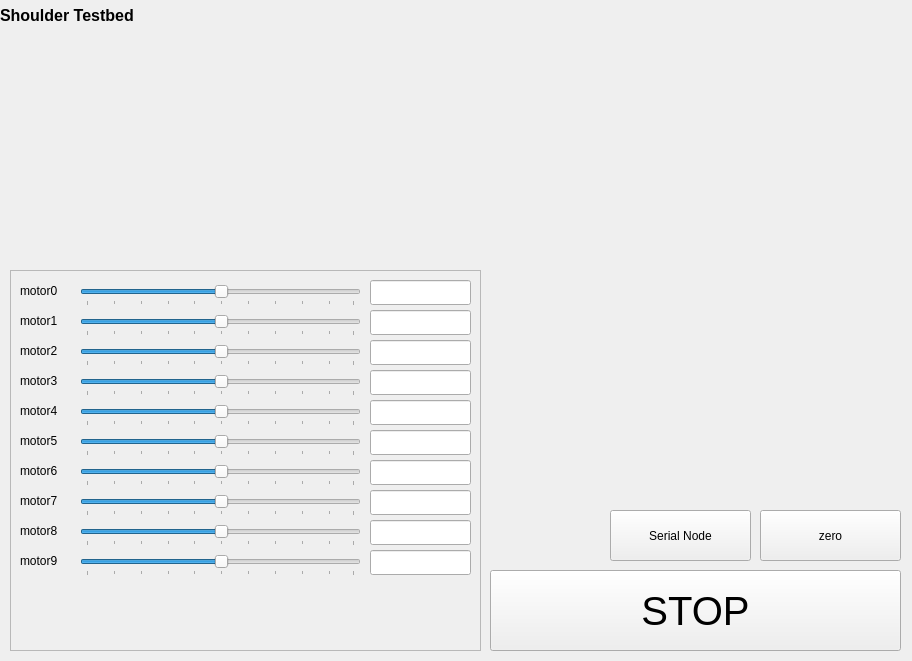
<?xml version="1.0" encoding="UTF-8"?>
<ui version="4.0">
 <class>ShoulderTestbed</class>
 <widget class="QWidget" name="ShoulderTestbed">
  <property name="geometry">
   <rect>
    <x>0</x>
    <y>0</y>
    <width>912</width>
    <height>661</height>
   </rect>
  </property>
  <property name="windowTitle">
   <string>Form</string>
  </property>
  <widget class="QCustomPlot" name="position_plot" native="true">
   <property name="geometry">
    <rect>
     <x>20</x>
     <y>30</y>
     <width>221</width>
     <height>231</height>
    </rect>
   </property>
  </widget>
  <widget class="QCustomPlot" name="velocity_plot" native="true">
   <property name="geometry">
    <rect>
     <x>240</x>
     <y>30</y>
     <width>221</width>
     <height>231</height>
    </rect>
   </property>
  </widget>
  <widget class="QCustomPlot" name="displacement_plot" native="true">
   <property name="geometry">
    <rect>
     <x>460</x>
     <y>30</y>
     <width>221</width>
     <height>231</height>
    </rect>
   </property>
  </widget>
  <widget class="QCustomPlot" name="pwm_plot" native="true">
   <property name="geometry">
    <rect>
     <x>680</x>
     <y>30</y>
     <width>221</width>
     <height>231</height>
    </rect>
   </property>
  </widget>
  <widget class="QLabel" name="label_2">
   <property name="geometry">
    <rect>
     <x>0</x>
     <y>0</y>
     <width>171</width>
     <height>31</height>
    </rect>
   </property>
   <property name="font">
    <font>
     <pointsize>12</pointsize>
     <weight>75</weight>
     <italic>false</italic>
     <bold>true</bold>
    </font>
   </property>
   <property name="text">
    <string>Shoulder Testbed</string>
   </property>
  </widget>
  <widget class="QPushButton" name="stop">
   <property name="geometry">
    <rect>
     <x>490</x>
     <y>570</y>
     <width>411</width>
     <height>81</height>
    </rect>
   </property>
   <property name="font">
    <font>
     <pointsize>30</pointsize>
    </font>
   </property>
   <property name="text">
    <string>STOP</string>
   </property>
   <property name="checkable">
    <bool>true</bool>
   </property>
  </widget>
  <widget class="QPushButton" name="serial_node">
   <property name="enabled">
    <bool>true</bool>
   </property>
   <property name="geometry">
    <rect>
     <x>610</x>
     <y>510</y>
     <width>141</width>
     <height>51</height>
    </rect>
   </property>
   <property name="text">
    <string>Serial Node</string>
   </property>
  </widget>
  <widget class="QPushButton" name="zero">
   <property name="enabled">
    <bool>true</bool>
   </property>
   <property name="geometry">
    <rect>
     <x>760</x>
     <y>510</y>
     <width>141</width>
     <height>51</height>
    </rect>
   </property>
   <property name="text">
    <string>zero</string>
   </property>
  </widget>
  <widget class="QCustomPlot" name="magnetic_plot" native="true">
   <property name="geometry">
    <rect>
     <x>680</x>
     <y>260</y>
     <width>221</width>
     <height>231</height>
    </rect>
   </property>
  </widget>
  <widget class="QFrame" name="motor_control">
   <property name="geometry">
    <rect>
     <x>10</x>
     <y>270</y>
     <width>471</width>
     <height>381</height>
    </rect>
   </property>
   <property name="frameShape">
    <enum>QFrame::StyledPanel</enum>
   </property>
   <property name="frameShadow">
    <enum>QFrame::Raised</enum>
   </property>
   <widget class="QLabel" name="label">
    <property name="geometry">
     <rect>
      <x>10</x>
      <y>10</y>
      <width>61</width>
      <height>21</height>
     </rect>
    </property>
    <property name="text">
     <string>motor0</string>
    </property>
   </widget>
   <widget class="QLineEdit" name="setpoint_motor_0">
    <property name="geometry">
     <rect>
      <x>360</x>
      <y>10</y>
      <width>101</width>
      <height>25</height>
     </rect>
    </property>
    <property name="readOnly">
     <bool>true</bool>
    </property>
   </widget>
   <widget class="QSlider" name="motor_0">
    <property name="geometry">
     <rect>
      <x>70</x>
      <y>15</y>
      <width>281</width>
      <height>21</height>
     </rect>
    </property>
    <property name="value">
     <number>50</number>
    </property>
    <property name="orientation">
     <enum>Qt::Horizontal</enum>
    </property>
    <property name="invertedControls">
     <bool>false</bool>
    </property>
    <property name="tickPosition">
     <enum>QSlider::TicksBelow</enum>
    </property>
    <property name="tickInterval">
     <number>10</number>
    </property>
   </widget>
   <widget class="QLineEdit" name="setpoint_motor_1">
    <property name="geometry">
     <rect>
      <x>360</x>
      <y>40</y>
      <width>101</width>
      <height>25</height>
     </rect>
    </property>
    <property name="readOnly">
     <bool>true</bool>
    </property>
   </widget>
   <widget class="QSlider" name="motor_1">
    <property name="geometry">
     <rect>
      <x>70</x>
      <y>45</y>
      <width>281</width>
      <height>21</height>
     </rect>
    </property>
    <property name="value">
     <number>50</number>
    </property>
    <property name="orientation">
     <enum>Qt::Horizontal</enum>
    </property>
    <property name="invertedControls">
     <bool>false</bool>
    </property>
    <property name="tickPosition">
     <enum>QSlider::TicksBelow</enum>
    </property>
    <property name="tickInterval">
     <number>10</number>
    </property>
   </widget>
   <widget class="QLabel" name="label_3">
    <property name="geometry">
     <rect>
      <x>10</x>
      <y>40</y>
      <width>61</width>
      <height>21</height>
     </rect>
    </property>
    <property name="text">
     <string>motor1</string>
    </property>
   </widget>
   <widget class="QLineEdit" name="setpoint_motor_2">
    <property name="geometry">
     <rect>
      <x>360</x>
      <y>70</y>
      <width>101</width>
      <height>25</height>
     </rect>
    </property>
    <property name="readOnly">
     <bool>true</bool>
    </property>
   </widget>
   <widget class="QSlider" name="motor_2">
    <property name="geometry">
     <rect>
      <x>70</x>
      <y>75</y>
      <width>281</width>
      <height>21</height>
     </rect>
    </property>
    <property name="value">
     <number>50</number>
    </property>
    <property name="orientation">
     <enum>Qt::Horizontal</enum>
    </property>
    <property name="invertedControls">
     <bool>false</bool>
    </property>
    <property name="tickPosition">
     <enum>QSlider::TicksBelow</enum>
    </property>
    <property name="tickInterval">
     <number>10</number>
    </property>
   </widget>
   <widget class="QLabel" name="label_4">
    <property name="geometry">
     <rect>
      <x>10</x>
      <y>70</y>
      <width>61</width>
      <height>21</height>
     </rect>
    </property>
    <property name="text">
     <string>motor2</string>
    </property>
   </widget>
   <widget class="QLineEdit" name="setpoint_motor_3">
    <property name="geometry">
     <rect>
      <x>360</x>
      <y>100</y>
      <width>101</width>
      <height>25</height>
     </rect>
    </property>
    <property name="readOnly">
     <bool>true</bool>
    </property>
   </widget>
   <widget class="QSlider" name="motor_3">
    <property name="geometry">
     <rect>
      <x>70</x>
      <y>105</y>
      <width>281</width>
      <height>21</height>
     </rect>
    </property>
    <property name="value">
     <number>50</number>
    </property>
    <property name="orientation">
     <enum>Qt::Horizontal</enum>
    </property>
    <property name="invertedControls">
     <bool>false</bool>
    </property>
    <property name="tickPosition">
     <enum>QSlider::TicksBelow</enum>
    </property>
    <property name="tickInterval">
     <number>10</number>
    </property>
   </widget>
   <widget class="QLabel" name="label_5">
    <property name="geometry">
     <rect>
      <x>10</x>
      <y>100</y>
      <width>61</width>
      <height>21</height>
     </rect>
    </property>
    <property name="text">
     <string>motor3</string>
    </property>
   </widget>
   <widget class="QLineEdit" name="setpoint_motor_4">
    <property name="geometry">
     <rect>
      <x>360</x>
      <y>130</y>
      <width>101</width>
      <height>25</height>
     </rect>
    </property>
    <property name="readOnly">
     <bool>true</bool>
    </property>
   </widget>
   <widget class="QSlider" name="motor_4">
    <property name="geometry">
     <rect>
      <x>70</x>
      <y>135</y>
      <width>281</width>
      <height>21</height>
     </rect>
    </property>
    <property name="value">
     <number>50</number>
    </property>
    <property name="orientation">
     <enum>Qt::Horizontal</enum>
    </property>
    <property name="invertedControls">
     <bool>false</bool>
    </property>
    <property name="tickPosition">
     <enum>QSlider::TicksBelow</enum>
    </property>
    <property name="tickInterval">
     <number>10</number>
    </property>
   </widget>
   <widget class="QLabel" name="label_6">
    <property name="geometry">
     <rect>
      <x>10</x>
      <y>130</y>
      <width>61</width>
      <height>21</height>
     </rect>
    </property>
    <property name="text">
     <string>motor4</string>
    </property>
   </widget>
   <widget class="QLineEdit" name="setpoint_motor_5">
    <property name="geometry">
     <rect>
      <x>360</x>
      <y>160</y>
      <width>101</width>
      <height>25</height>
     </rect>
    </property>
    <property name="readOnly">
     <bool>true</bool>
    </property>
   </widget>
   <widget class="QSlider" name="motor_5">
    <property name="geometry">
     <rect>
      <x>70</x>
      <y>165</y>
      <width>281</width>
      <height>21</height>
     </rect>
    </property>
    <property name="value">
     <number>50</number>
    </property>
    <property name="orientation">
     <enum>Qt::Horizontal</enum>
    </property>
    <property name="invertedControls">
     <bool>false</bool>
    </property>
    <property name="tickPosition">
     <enum>QSlider::TicksBelow</enum>
    </property>
    <property name="tickInterval">
     <number>10</number>
    </property>
   </widget>
   <widget class="QLabel" name="label_7">
    <property name="geometry">
     <rect>
      <x>10</x>
      <y>160</y>
      <width>61</width>
      <height>21</height>
     </rect>
    </property>
    <property name="text">
     <string>motor5</string>
    </property>
   </widget>
   <widget class="QLineEdit" name="setpoint_motor_6">
    <property name="geometry">
     <rect>
      <x>360</x>
      <y>190</y>
      <width>101</width>
      <height>25</height>
     </rect>
    </property>
    <property name="readOnly">
     <bool>true</bool>
    </property>
   </widget>
   <widget class="QSlider" name="motor_6">
    <property name="geometry">
     <rect>
      <x>70</x>
      <y>195</y>
      <width>281</width>
      <height>21</height>
     </rect>
    </property>
    <property name="value">
     <number>50</number>
    </property>
    <property name="orientation">
     <enum>Qt::Horizontal</enum>
    </property>
    <property name="invertedControls">
     <bool>false</bool>
    </property>
    <property name="tickPosition">
     <enum>QSlider::TicksBelow</enum>
    </property>
    <property name="tickInterval">
     <number>10</number>
    </property>
   </widget>
   <widget class="QLabel" name="label_8">
    <property name="geometry">
     <rect>
      <x>10</x>
      <y>190</y>
      <width>61</width>
      <height>21</height>
     </rect>
    </property>
    <property name="text">
     <string>motor6</string>
    </property>
   </widget>
   <widget class="QLineEdit" name="setpoint_motor_7">
    <property name="geometry">
     <rect>
      <x>360</x>
      <y>220</y>
      <width>101</width>
      <height>25</height>
     </rect>
    </property>
    <property name="readOnly">
     <bool>true</bool>
    </property>
   </widget>
   <widget class="QSlider" name="motor_7">
    <property name="geometry">
     <rect>
      <x>70</x>
      <y>225</y>
      <width>281</width>
      <height>21</height>
     </rect>
    </property>
    <property name="value">
     <number>50</number>
    </property>
    <property name="orientation">
     <enum>Qt::Horizontal</enum>
    </property>
    <property name="invertedControls">
     <bool>false</bool>
    </property>
    <property name="tickPosition">
     <enum>QSlider::TicksBelow</enum>
    </property>
    <property name="tickInterval">
     <number>10</number>
    </property>
   </widget>
   <widget class="QLabel" name="label_9">
    <property name="geometry">
     <rect>
      <x>10</x>
      <y>220</y>
      <width>61</width>
      <height>21</height>
     </rect>
    </property>
    <property name="text">
     <string>motor7</string>
    </property>
   </widget>
   <widget class="QLineEdit" name="setpoint_motor_8">
    <property name="geometry">
     <rect>
      <x>360</x>
      <y>250</y>
      <width>101</width>
      <height>25</height>
     </rect>
    </property>
    <property name="readOnly">
     <bool>true</bool>
    </property>
   </widget>
   <widget class="QSlider" name="motor_8">
    <property name="geometry">
     <rect>
      <x>70</x>
      <y>255</y>
      <width>281</width>
      <height>21</height>
     </rect>
    </property>
    <property name="value">
     <number>50</number>
    </property>
    <property name="orientation">
     <enum>Qt::Horizontal</enum>
    </property>
    <property name="invertedControls">
     <bool>false</bool>
    </property>
    <property name="tickPosition">
     <enum>QSlider::TicksBelow</enum>
    </property>
    <property name="tickInterval">
     <number>10</number>
    </property>
   </widget>
   <widget class="QLabel" name="label_10">
    <property name="geometry">
     <rect>
      <x>10</x>
      <y>250</y>
      <width>61</width>
      <height>21</height>
     </rect>
    </property>
    <property name="text">
     <string>motor8</string>
    </property>
   </widget>
   <widget class="QLineEdit" name="setpoint_motor_9">
    <property name="geometry">
     <rect>
      <x>360</x>
      <y>280</y>
      <width>101</width>
      <height>25</height>
     </rect>
    </property>
    <property name="readOnly">
     <bool>true</bool>
    </property>
   </widget>
   <widget class="QSlider" name="motor_9">
    <property name="geometry">
     <rect>
      <x>70</x>
      <y>285</y>
      <width>281</width>
      <height>21</height>
     </rect>
    </property>
    <property name="value">
     <number>50</number>
    </property>
    <property name="orientation">
     <enum>Qt::Horizontal</enum>
    </property>
    <property name="invertedControls">
     <bool>false</bool>
    </property>
    <property name="tickPosition">
     <enum>QSlider::TicksBelow</enum>
    </property>
    <property name="tickInterval">
     <number>10</number>
    </property>
   </widget>
   <widget class="QLabel" name="label_11">
    <property name="geometry">
     <rect>
      <x>10</x>
      <y>280</y>
      <width>61</width>
      <height>21</height>
     </rect>
    </property>
    <property name="text">
     <string>motor9</string>
    </property>
   </widget>
  </widget>
 </widget>
 <customwidgets>
  <customwidget>
   <class>QCustomPlot</class>
   <extends>QWidget</extends>
   <header>qcustomplot.h</header>
   <container>1</container>
  </customwidget>
 </customwidgets>
 <resources/>
 <connections/>
</ui>
